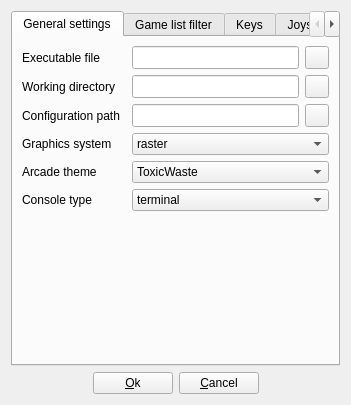
<?xml version="1.0" encoding="UTF-8"?>
<ui version="4.0">
 <class>ArcadeModeSetup</class>
 <widget class="QDialog" name="ArcadeModeSetup">
  <property name="geometry">
   <rect>
    <x>0</x>
    <y>0</y>
    <width>308</width>
    <height>372</height>
   </rect>
  </property>
  <property name="windowTitle">
   <string>Arcade mode setup</string>
  </property>
  <layout class="QGridLayout" name="gridLayout_2">
   <item row="0" column="0" colspan="4">
    <widget class="QTabWidget" name="tabWidget">
     <property name="currentIndex">
      <number>0</number>
     </property>
     <widget class="QWidget" name="tabSettings">
      <attribute name="title">
       <string>General settings</string>
      </attribute>
      <layout class="QGridLayout" name="gridLayout_3">
       <item row="4" column="2" colspan="2">
        <widget class="QComboBox" name="comboBoxArcadeTheme">
         <property name="toolTip">
          <string>Select arcade theme</string>
         </property>
         <item>
          <property name="text">
           <string notr="true">ToxicWaste</string>
          </property>
         </item>
        </widget>
       </item>
       <item row="3" column="0">
        <widget class="QLabel" name="labelGraphicsSystem">
         <property name="sizePolicy">
          <sizepolicy hsizetype="Fixed" vsizetype="Preferred">
           <horstretch>0</horstretch>
           <verstretch>0</verstretch>
          </sizepolicy>
         </property>
         <property name="text">
          <string>Graphics system</string>
         </property>
        </widget>
       </item>
       <item row="3" column="2" colspan="2">
        <widget class="QComboBox" name="comboBoxGraphicsSystem">
         <property name="toolTip">
          <string>Select the graphics system used to render the scene (when available, OpenGL is strongly recommended!)</string>
         </property>
         <item>
          <property name="text">
           <string notr="true">raster</string>
          </property>
         </item>
         <item>
          <property name="text">
           <string notr="true">opengl</string>
          </property>
         </item>
         <item>
          <property name="text">
           <string notr="true">native</string>
          </property>
         </item>
        </widget>
       </item>
       <item row="1" column="0">
        <widget class="QLabel" name="labelWorkingDirectory">
         <property name="sizePolicy">
          <sizepolicy hsizetype="Fixed" vsizetype="Preferred">
           <horstretch>0</horstretch>
           <verstretch>0</verstretch>
          </sizepolicy>
         </property>
         <property name="text">
          <string>Working directory</string>
         </property>
        </widget>
       </item>
       <item row="4" column="0">
        <widget class="QLabel" name="labelArcadeTheme">
         <property name="sizePolicy">
          <sizepolicy hsizetype="Fixed" vsizetype="Preferred">
           <horstretch>0</horstretch>
           <verstretch>0</verstretch>
          </sizepolicy>
         </property>
         <property name="text">
          <string>Arcade theme</string>
         </property>
        </widget>
       </item>
       <item row="1" column="2">
        <widget class="QLineEdit" name="lineEditWorkingDirectory">
         <property name="sizePolicy">
          <sizepolicy hsizetype="Expanding" vsizetype="Minimum">
           <horstretch>0</horstretch>
           <verstretch>0</verstretch>
          </sizepolicy>
         </property>
         <property name="toolTip">
          <string>Working directory used when executing QMC2 Arcade</string>
         </property>
        </widget>
       </item>
       <item row="5" column="2" colspan="2">
        <widget class="QComboBox" name="comboBoxConsoleType">
         <property name="toolTip">
          <string>Select type of console</string>
         </property>
         <item>
          <property name="text">
           <string notr="true">terminal</string>
          </property>
         </item>
         <item>
          <property name="text">
           <string notr="true">window</string>
          </property>
         </item>
         <item>
          <property name="text">
           <string notr="true">window-minimized</string>
          </property>
         </item>
        </widget>
       </item>
       <item row="1" column="3">
        <widget class="QToolButton" name="toolButtonBrowseWorkingDirectory">
         <property name="sizePolicy">
          <sizepolicy hsizetype="Fixed" vsizetype="Minimum">
           <horstretch>0</horstretch>
           <verstretch>0</verstretch>
          </sizepolicy>
         </property>
         <property name="toolTip">
          <string>Browse working directory used when executing QMC2 Arcade</string>
         </property>
         <property name="icon">
          <iconset resource="qmc2.qrc">
           <normaloff>:/data/img/fileopen.png</normaloff>:/data/img/fileopen.png</iconset>
         </property>
        </widget>
       </item>
       <item row="0" column="3">
        <widget class="QToolButton" name="toolButtonBrowseExecutableFile">
         <property name="sizePolicy">
          <sizepolicy hsizetype="Fixed" vsizetype="Minimum">
           <horstretch>0</horstretch>
           <verstretch>0</verstretch>
          </sizepolicy>
         </property>
         <property name="toolTip">
          <string>Browse QMC2 Arcade executable file</string>
         </property>
         <property name="icon">
          <iconset resource="qmc2.qrc">
           <normaloff>:/data/img/fileopen.png</normaloff>:/data/img/fileopen.png</iconset>
         </property>
        </widget>
       </item>
       <item row="5" column="0">
        <widget class="QLabel" name="labelConsoleType">
         <property name="sizePolicy">
          <sizepolicy hsizetype="Fixed" vsizetype="Preferred">
           <horstretch>0</horstretch>
           <verstretch>0</verstretch>
          </sizepolicy>
         </property>
         <property name="text">
          <string>Console type</string>
         </property>
        </widget>
       </item>
       <item row="0" column="2">
        <widget class="QLineEdit" name="lineEditExecutableFile">
         <property name="sizePolicy">
          <sizepolicy hsizetype="Expanding" vsizetype="Minimum">
           <horstretch>0</horstretch>
           <verstretch>0</verstretch>
          </sizepolicy>
         </property>
         <property name="toolTip">
          <string>QMC2 Arcade executable file</string>
         </property>
        </widget>
       </item>
       <item row="7" column="0" colspan="4">
        <spacer name="verticalSpacer">
         <property name="orientation">
          <enum>Qt::Vertical</enum>
         </property>
         <property name="sizeHint" stdset="0">
          <size>
           <width>20</width>
           <height>0</height>
          </size>
         </property>
        </spacer>
       </item>
       <item row="0" column="0">
        <widget class="QLabel" name="labelExecutableFile">
         <property name="sizePolicy">
          <sizepolicy hsizetype="Fixed" vsizetype="Preferred">
           <horstretch>0</horstretch>
           <verstretch>0</verstretch>
          </sizepolicy>
         </property>
         <property name="text">
          <string>Executable file</string>
         </property>
        </widget>
       </item>
       <item row="2" column="0">
        <widget class="QLabel" name="labelConfigurationPath">
         <property name="sizePolicy">
          <sizepolicy hsizetype="Fixed" vsizetype="Preferred">
           <horstretch>0</horstretch>
           <verstretch>0</verstretch>
          </sizepolicy>
         </property>
         <property name="text">
          <string>Configuration path</string>
         </property>
        </widget>
       </item>
       <item row="2" column="2">
        <widget class="QLineEdit" name="lineEditConfigurationPath">
         <property name="sizePolicy">
          <sizepolicy hsizetype="Expanding" vsizetype="Minimum">
           <horstretch>0</horstretch>
           <verstretch>0</verstretch>
          </sizepolicy>
         </property>
         <property name="toolTip">
          <string>Configuration path for QMC2 Arcade</string>
         </property>
        </widget>
       </item>
       <item row="2" column="3">
        <widget class="QToolButton" name="toolButtonBrowseConfigurationPath">
         <property name="sizePolicy">
          <sizepolicy hsizetype="Fixed" vsizetype="Minimum">
           <horstretch>0</horstretch>
           <verstretch>0</verstretch>
          </sizepolicy>
         </property>
         <property name="toolTip">
          <string>Browse configuration path for QMC2 Arcade</string>
         </property>
         <property name="icon">
          <iconset resource="qmc2.qrc">
           <normaloff>:/data/img/fileopen.png</normaloff>:/data/img/fileopen.png</iconset>
         </property>
        </widget>
       </item>
      </layout>
     </widget>
     <widget class="QWidget" name="tabFilter">
      <attribute name="title">
       <string>Game list filter</string>
      </attribute>
      <layout class="QGridLayout" name="gridLayout">
       <item row="10" column="0" colspan="4">
        <widget class="QListWidget" name="listWidgetCategoryFilter">
         <property name="enabled">
          <bool>false</bool>
         </property>
         <property name="toolTip">
          <string>Select / deselect the categories you want to include / exclude</string>
         </property>
        </widget>
       </item>
       <item row="0" column="1">
        <widget class="QLineEdit" name="lineEditFilteredListFile">
         <property name="enabled">
          <bool>false</bool>
         </property>
         <property name="sizePolicy">
          <sizepolicy hsizetype="Expanding" vsizetype="Minimum">
           <horstretch>0</horstretch>
           <verstretch>0</verstretch>
          </sizepolicy>
         </property>
         <property name="toolTip">
          <string>Output file used as the filtered game list</string>
         </property>
        </widget>
       </item>
       <item row="7" column="1" colspan="3">
        <widget class="QComboBox" name="comboBoxDriverStatus">
         <property name="enabled">
          <bool>false</bool>
         </property>
         <property name="toolTip">
          <string>Choose the driver maturity states for sets to be included</string>
         </property>
         <item>
          <property name="text">
           <string>good</string>
          </property>
         </item>
         <item>
          <property name="text">
           <string>good + preliminary</string>
          </property>
         </item>
         <item>
          <property name="text">
           <string>good + preliminary + imperfect</string>
          </property>
         </item>
        </widget>
       </item>
       <item row="5" column="0">
        <widget class="QLabel" name="labelSortCriteria">
         <property name="text">
          <string>Sort criteria</string>
         </property>
        </widget>
       </item>
       <item row="1" column="0">
        <widget class="QPushButton" name="pushButtonExport">
         <property name="enabled">
          <bool>false</bool>
         </property>
         <property name="sizePolicy">
          <sizepolicy hsizetype="Minimum" vsizetype="Minimum">
           <horstretch>0</horstretch>
           <verstretch>0</verstretch>
          </sizepolicy>
         </property>
         <property name="toolTip">
          <string>Export a filtered version of the game list according to the filter / sort settings specified below</string>
         </property>
         <property name="text">
          <string>Export</string>
         </property>
         <property name="icon">
          <iconset resource="qmc2.qrc">
           <normaloff>:/data/img/filesaveas.png</normaloff>:/data/img/filesaveas.png</iconset>
         </property>
        </widget>
       </item>
       <item row="4" column="1" colspan="3">
        <layout class="QHBoxLayout" name="horizontalLayout">
         <property name="spacing">
          <number>0</number>
         </property>
         <item>
          <widget class="QToolButton" name="toolButtonSelectC">
           <property name="enabled">
            <bool>false</bool>
           </property>
           <property name="sizePolicy">
            <sizepolicy hsizetype="Minimum" vsizetype="Fixed">
             <horstretch>0</horstretch>
             <verstretch>0</verstretch>
            </sizepolicy>
           </property>
           <property name="toolTip">
            <string>Select ROM state C (correct)?</string>
           </property>
           <property name="icon">
            <iconset resource="qmc2.qrc">
             <normaloff>:/data/img/sphere_green.png</normaloff>:/data/img/sphere_green.png</iconset>
           </property>
           <property name="checkable">
            <bool>true</bool>
           </property>
           <property name="checked">
            <bool>true</bool>
           </property>
          </widget>
         </item>
         <item>
          <widget class="QToolButton" name="toolButtonSelectM">
           <property name="enabled">
            <bool>false</bool>
           </property>
           <property name="sizePolicy">
            <sizepolicy hsizetype="Minimum" vsizetype="Fixed">
             <horstretch>0</horstretch>
             <verstretch>0</verstretch>
            </sizepolicy>
           </property>
           <property name="toolTip">
            <string>Select ROM state M (mostly correct)?</string>
           </property>
           <property name="icon">
            <iconset resource="qmc2.qrc">
             <normaloff>:/data/img/sphere_yellowgreen.png</normaloff>:/data/img/sphere_yellowgreen.png</iconset>
           </property>
           <property name="checkable">
            <bool>true</bool>
           </property>
           <property name="checked">
            <bool>true</bool>
           </property>
          </widget>
         </item>
         <item>
          <widget class="QToolButton" name="toolButtonSelectI">
           <property name="enabled">
            <bool>false</bool>
           </property>
           <property name="sizePolicy">
            <sizepolicy hsizetype="Minimum" vsizetype="Fixed">
             <horstretch>0</horstretch>
             <verstretch>0</verstretch>
            </sizepolicy>
           </property>
           <property name="toolTip">
            <string>Select ROM state I (incorrect)?</string>
           </property>
           <property name="icon">
            <iconset resource="qmc2.qrc">
             <normaloff>:/data/img/sphere_red.png</normaloff>:/data/img/sphere_red.png</iconset>
           </property>
           <property name="checkable">
            <bool>true</bool>
           </property>
          </widget>
         </item>
         <item>
          <widget class="QToolButton" name="toolButtonSelectN">
           <property name="enabled">
            <bool>false</bool>
           </property>
           <property name="sizePolicy">
            <sizepolicy hsizetype="Minimum" vsizetype="Fixed">
             <horstretch>0</horstretch>
             <verstretch>0</verstretch>
            </sizepolicy>
           </property>
           <property name="toolTip">
            <string>Select ROM state N (not found)?</string>
           </property>
           <property name="icon">
            <iconset resource="qmc2.qrc">
             <normaloff>:/data/img/sphere_grey.png</normaloff>:/data/img/sphere_grey.png</iconset>
           </property>
           <property name="checkable">
            <bool>true</bool>
           </property>
          </widget>
         </item>
         <item>
          <widget class="QToolButton" name="toolButtonSelectU">
           <property name="enabled">
            <bool>false</bool>
           </property>
           <property name="sizePolicy">
            <sizepolicy hsizetype="Minimum" vsizetype="Fixed">
             <horstretch>0</horstretch>
             <verstretch>0</verstretch>
            </sizepolicy>
           </property>
           <property name="toolTip">
            <string>Select ROM state U (unknown)?</string>
           </property>
           <property name="icon">
            <iconset resource="qmc2.qrc">
             <normaloff>:/data/img/sphere_blue.png</normaloff>:/data/img/sphere_blue.png</iconset>
           </property>
           <property name="checkable">
            <bool>true</bool>
           </property>
          </widget>
         </item>
        </layout>
       </item>
       <item row="0" column="3">
        <widget class="QToolButton" name="toolButtonBrowseFilteredListFile">
         <property name="enabled">
          <bool>false</bool>
         </property>
         <property name="sizePolicy">
          <sizepolicy hsizetype="Fixed" vsizetype="Minimum">
           <horstretch>0</horstretch>
           <verstretch>0</verstretch>
          </sizepolicy>
         </property>
         <property name="toolTip">
          <string>Browse the output file used as the filtered game list</string>
         </property>
         <property name="icon">
          <iconset resource="qmc2.qrc">
           <normaloff>:/data/img/fileopen.png</normaloff>:/data/img/fileopen.png</iconset>
         </property>
        </widget>
       </item>
       <item row="4" column="0">
        <widget class="QLabel" name="labelROMStatesToSelect">
         <property name="sizePolicy">
          <sizepolicy hsizetype="Fixed" vsizetype="Preferred">
           <horstretch>0</horstretch>
           <verstretch>0</verstretch>
          </sizepolicy>
         </property>
         <property name="text">
          <string>ROM state filter</string>
         </property>
        </widget>
       </item>
       <item row="8" column="3">
        <widget class="QToolButton" name="toolButtonClearNameFilter">
         <property name="enabled">
          <bool>false</bool>
         </property>
         <property name="sizePolicy">
          <sizepolicy hsizetype="Fixed" vsizetype="Minimum">
           <horstretch>0</horstretch>
           <verstretch>0</verstretch>
          </sizepolicy>
         </property>
         <property name="toolTip">
          <string>Clear name filter</string>
         </property>
         <property name="icon">
          <iconset resource="qmc2.qrc">
           <normaloff>:/data/img/broom.png</normaloff>:/data/img/broom.png</iconset>
         </property>
        </widget>
       </item>
       <item row="5" column="1" colspan="3">
        <widget class="QComboBox" name="comboBoxSortCriteria">
         <property name="enabled">
          <bool>false</bool>
         </property>
         <property name="sizePolicy">
          <sizepolicy hsizetype="Preferred" vsizetype="Minimum">
           <horstretch>0</horstretch>
           <verstretch>0</verstretch>
          </sizepolicy>
         </property>
         <property name="toolTip">
          <string>Select sort criteria</string>
         </property>
         <item>
          <property name="text">
           <string>Description</string>
          </property>
         </item>
         <item>
          <property name="text">
           <string>ROM state</string>
          </property>
         </item>
         <item>
          <property name="text">
           <string>Tag</string>
          </property>
         </item>
         <item>
          <property name="text">
           <string>Year</string>
          </property>
         </item>
         <item>
          <property name="text">
           <string>Manufacturer</string>
          </property>
         </item>
         <item>
          <property name="text">
           <string>Name (ID)</string>
          </property>
         </item>
         <item>
          <property name="text">
           <string>ROM types</string>
          </property>
         </item>
         <item>
          <property name="text">
           <string>Players</string>
          </property>
         </item>
         <item>
          <property name="text">
           <string>Driver status</string>
          </property>
         </item>
        </widget>
       </item>
       <item row="3" column="0" colspan="4">
        <widget class="Line" name="line">
         <property name="orientation">
          <enum>Qt::Horizontal</enum>
         </property>
        </widget>
       </item>
       <item row="6" column="1" colspan="3">
        <widget class="QComboBox" name="comboBoxSortOrder">
         <property name="enabled">
          <bool>false</bool>
         </property>
         <property name="sizePolicy">
          <sizepolicy hsizetype="Preferred" vsizetype="Minimum">
           <horstretch>0</horstretch>
           <verstretch>0</verstretch>
          </sizepolicy>
         </property>
         <property name="toolTip">
          <string>Select sort order</string>
         </property>
         <item>
          <property name="text">
           <string>Ascending</string>
          </property>
          <property name="icon">
           <iconset resource="qmc2.qrc">
            <normaloff>:/data/img/up.png</normaloff>:/data/img/up.png</iconset>
          </property>
         </item>
         <item>
          <property name="text">
           <string>Descending</string>
          </property>
          <property name="icon">
           <iconset resource="qmc2.qrc">
            <normaloff>:/data/img/down.png</normaloff>:/data/img/down.png</iconset>
          </property>
         </item>
        </widget>
       </item>
       <item row="0" column="0">
        <widget class="QCheckBox" name="checkBoxUseFilteredList">
         <property name="toolTip">
          <string>Use a filtered version of the game list (otherwise use the full list)</string>
         </property>
         <property name="text">
          <string>Use filtered list</string>
         </property>
        </widget>
       </item>
       <item row="8" column="0">
        <widget class="QLabel" name="labelNameFilter">
         <property name="text">
          <string>Name filter</string>
         </property>
        </widget>
       </item>
       <item row="7" column="0">
        <widget class="QLabel" name="labelDriverStatus">
         <property name="text">
          <string>Driver status</string>
         </property>
        </widget>
       </item>
       <item row="6" column="0">
        <widget class="QLabel" name="labelSortOrder">
         <property name="text">
          <string>Sort order</string>
         </property>
        </widget>
       </item>
       <item row="1" column="1" colspan="3">
        <widget class="QProgressBar" name="progressBarFilter">
         <property name="enabled">
          <bool>false</bool>
         </property>
         <property name="toolTip">
          <string>Filter / export progress</string>
         </property>
         <property name="value">
          <number>0</number>
         </property>
         <property name="format">
          <string>Idle</string>
         </property>
        </widget>
       </item>
       <item row="9" column="0">
        <widget class="QLabel" name="labelCategoryFilter">
         <property name="sizePolicy">
          <sizepolicy hsizetype="Preferred" vsizetype="Fixed">
           <horstretch>0</horstretch>
           <verstretch>0</verstretch>
          </sizepolicy>
         </property>
         <property name="text">
          <string>Category filter</string>
         </property>
        </widget>
       </item>
       <item row="9" column="3">
        <widget class="QToolButton" name="toolButtonDeselectAll">
         <property name="toolTip">
          <string>Deselect all categories</string>
         </property>
         <property name="icon">
          <iconset resource="qmc2.qrc">
           <normaloff>:/data/img/minus_all.png</normaloff>:/data/img/minus_all.png</iconset>
         </property>
        </widget>
       </item>
       <item row="9" column="2">
        <widget class="QToolButton" name="toolButtonSelectAll">
         <property name="toolTip">
          <string>Select all categories</string>
         </property>
         <property name="icon">
          <iconset resource="qmc2.qrc">
           <normaloff>:/data/img/plus_all.png</normaloff>:/data/img/plus_all.png</iconset>
         </property>
        </widget>
       </item>
       <item row="8" column="1" colspan="2">
        <widget class="QLineEdit" name="lineEditNameFilter">
         <property name="enabled">
          <bool>false</bool>
         </property>
         <property name="sizePolicy">
          <sizepolicy hsizetype="Expanding" vsizetype="Minimum">
           <horstretch>0</horstretch>
           <verstretch>0</verstretch>
          </sizepolicy>
         </property>
         <property name="toolTip">
          <string>Specify a name (ID) filter-expression (Qt regular-expression syntax!) -- leave empty to not filter by name</string>
         </property>
        </widget>
       </item>
      </layout>
     </widget>
     <widget class="QWidget" name="tabKeys">
      <attribute name="title">
       <string>Keys</string>
      </attribute>
     </widget>
     <widget class="QWidget" name="tabJoystick">
      <attribute name="title">
       <string>Joystick</string>
      </attribute>
     </widget>
    </widget>
   </item>
   <item row="1" column="0">
    <spacer name="horizontalSpacer">
     <property name="orientation">
      <enum>Qt::Horizontal</enum>
     </property>
     <property name="sizeHint" stdset="0">
      <size>
       <width>82</width>
       <height>20</height>
      </size>
     </property>
    </spacer>
   </item>
   <item row="1" column="1">
    <widget class="QPushButton" name="pushButtonOk">
     <property name="text">
      <string>&amp;Ok</string>
     </property>
    </widget>
   </item>
   <item row="1" column="2">
    <widget class="QPushButton" name="pushButtonCancel">
     <property name="text">
      <string>&amp;Cancel</string>
     </property>
    </widget>
   </item>
   <item row="1" column="3">
    <spacer name="horizontalSpacer_2">
     <property name="orientation">
      <enum>Qt::Horizontal</enum>
     </property>
     <property name="sizeHint" stdset="0">
      <size>
       <width>81</width>
       <height>20</height>
      </size>
     </property>
    </spacer>
   </item>
  </layout>
 </widget>
 <tabstops>
  <tabstop>tabWidget</tabstop>
  <tabstop>lineEditExecutableFile</tabstop>
  <tabstop>toolButtonBrowseExecutableFile</tabstop>
  <tabstop>lineEditWorkingDirectory</tabstop>
  <tabstop>toolButtonBrowseWorkingDirectory</tabstop>
  <tabstop>lineEditConfigurationPath</tabstop>
  <tabstop>toolButtonBrowseConfigurationPath</tabstop>
  <tabstop>comboBoxGraphicsSystem</tabstop>
  <tabstop>comboBoxArcadeTheme</tabstop>
  <tabstop>comboBoxConsoleType</tabstop>
  <tabstop>checkBoxUseFilteredList</tabstop>
  <tabstop>lineEditFilteredListFile</tabstop>
  <tabstop>toolButtonBrowseFilteredListFile</tabstop>
  <tabstop>pushButtonExport</tabstop>
  <tabstop>toolButtonSelectC</tabstop>
  <tabstop>toolButtonSelectM</tabstop>
  <tabstop>toolButtonSelectI</tabstop>
  <tabstop>toolButtonSelectN</tabstop>
  <tabstop>toolButtonSelectU</tabstop>
  <tabstop>comboBoxSortCriteria</tabstop>
  <tabstop>comboBoxSortOrder</tabstop>
  <tabstop>comboBoxDriverStatus</tabstop>
  <tabstop>lineEditNameFilter</tabstop>
  <tabstop>toolButtonClearNameFilter</tabstop>
  <tabstop>toolButtonSelectAll</tabstop>
  <tabstop>toolButtonDeselectAll</tabstop>
  <tabstop>listWidgetCategoryFilter</tabstop>
  <tabstop>pushButtonOk</tabstop>
  <tabstop>pushButtonCancel</tabstop>
 </tabstops>
 <resources>
  <include location="qmc2.qrc"/>
 </resources>
 <connections>
  <connection>
   <sender>toolButtonClearNameFilter</sender>
   <signal>clicked()</signal>
   <receiver>lineEditNameFilter</receiver>
   <slot>clear()</slot>
   <hints>
    <hint type="sourcelabel">
     <x>295</x>
     <y>230</y>
    </hint>
    <hint type="destinationlabel">
     <x>157</x>
     <y>230</y>
    </hint>
   </hints>
  </connection>
  <connection>
   <sender>pushButtonOk</sender>
   <signal>clicked()</signal>
   <receiver>ArcadeModeSetup</receiver>
   <slot>accept()</slot>
   <hints>
    <hint type="sourcelabel">
     <x>142</x>
     <y>367</y>
    </hint>
    <hint type="destinationlabel">
     <x>86</x>
     <y>316</y>
    </hint>
   </hints>
  </connection>
  <connection>
   <sender>pushButtonCancel</sender>
   <signal>clicked()</signal>
   <receiver>ArcadeModeSetup</receiver>
   <slot>reject()</slot>
   <hints>
    <hint type="sourcelabel">
     <x>205</x>
     <y>367</y>
    </hint>
    <hint type="destinationlabel">
     <x>279</x>
     <y>316</y>
    </hint>
   </hints>
  </connection>
 </connections>
</ui>
